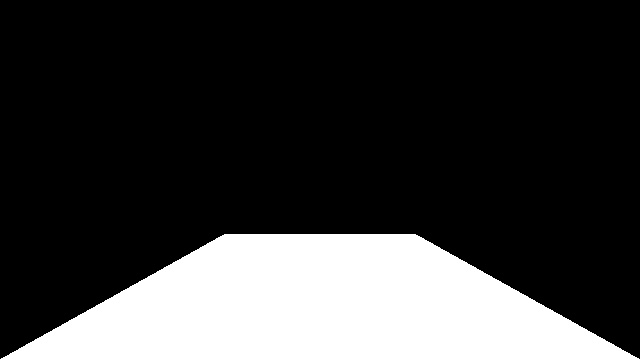
#> input picture dc/mask.jpg, 640 x 360 px
$ python camera_file.py
#> lines starting #> are read from the running program, lines starting #| are printed output that depends on the picture; after the words box and inside, x2 and y2 are one past the last pixel; in counts of white or black regions, pixels touching at a corner belong together; pictures that were not available may be replaced by others from this repository, and a replacement may not be noted
import cv2
import numpy as np
#import pyrealsense2 as rs
import matplotlib.pyplot as plt

def roi(img, mask):
    img = cv2.bitwise_and(img, mask)
    return img

def color_filter(img, th):
    ret = np.zeros_like(img)
    hsv = cv2.cvtColor(img, cv2.COLOR_BGR2HSV)
    ret[hsv[:,:,2]>th] = 255
    ret[hsv[:,:,0]<50] = 255
    return ret

th = 200
mask = cv2.imread('mask.jpg')
#> mask is the input picture: shape (360, 640, 3); min 0, max 255, mean 58.1
cap = cv2.VideoCapture('videoplayback.mp4')
frameRate = 30

if cap.isOpened():
    while True:
        #ret, frame = cap.read()
        ret, img = cap.read()
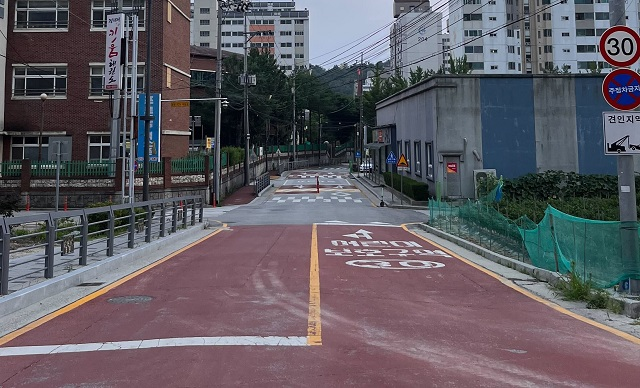
#> input picture dc/image.jpg, 640 x 388 px, given in place of videoplayback.mp4, which was not available
#> img is the input picture: shape (388, 640, 3); mean B, G, R 98.3, 90.9, 95
        if not(ret):
            break
        img = cv2.GaussianBlur(img, (5,5), 0)
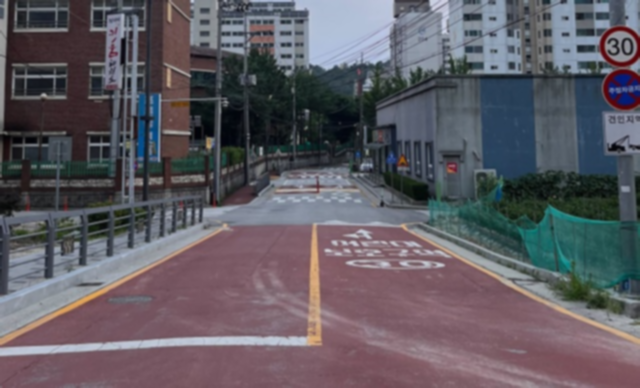
#> img: shape (388, 640, 3); mean B, G, R 98.3, 90.9, 95
        cf = color_filter(img, 170)
#> in color_filter, `hsv = cv2.cvtColor(img, cv2.COLOR_BGR2HSV)`: hsv: shape (388, 640, 3); mean H, S, V 120.8, 62, 107.5
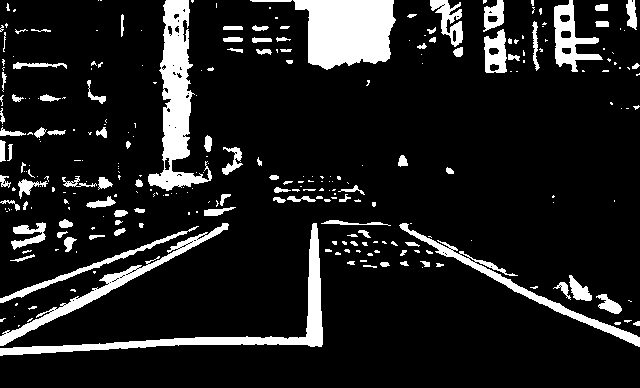
#> cf: shape (388, 640, 3); 12.3% white; 284 white regions (183 under 20 px), largest, box (x1, y1, x2, y2) and area: (293, 0, 396, 70) 5469, (148, 0, 212, 191) 4708, (0, 223, 323, 356) 3706
#> (the run stopped early here; a loop or call above may not have finished)
